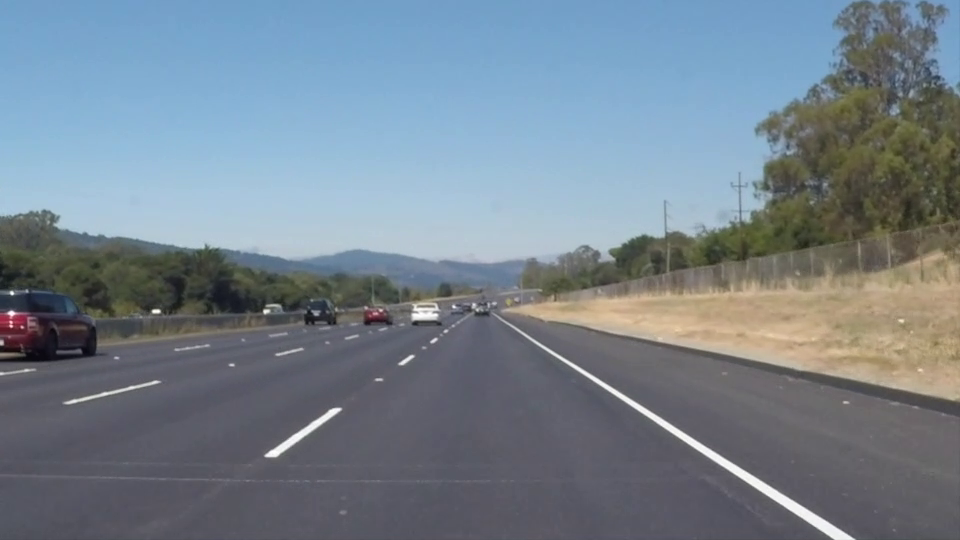
#> input picture frame 22 of Computer Vision Fundamentals/Finding Lane Project/solidWhiteRight.mp4, 960 x 540 px, given in place of solidYellowLeft.mp4, which was not available
$ python Find_lane_test.py
#> lines starting #> are read from the running program, lines starting #| are printed output that depends on the picture; after the words box and inside, x2 and y2 are one past the last pixel; in counts of white or black regions, pixels touching at a corner belong together; pictures that were not available may be replaced by others from this repository, and a replacement may not be noted
# Do relevant imports
import numpy as np
import cv2

# Read in and grayscale the image
vid = cv2.VideoCapture('solidYellowLeft.mp4')

# Read until video is completed

while (vid.isOpened()):

    # Capture frame-by-frame
    ret, frame = vid.read()
#> frame is the input picture: shape (540, 960, 3); mean B, G, R 141.9, 130.7, 117.7
    if ret == True:
        gray = cv2.cvtColor(frame, cv2.COLOR_RGB2GRAY)
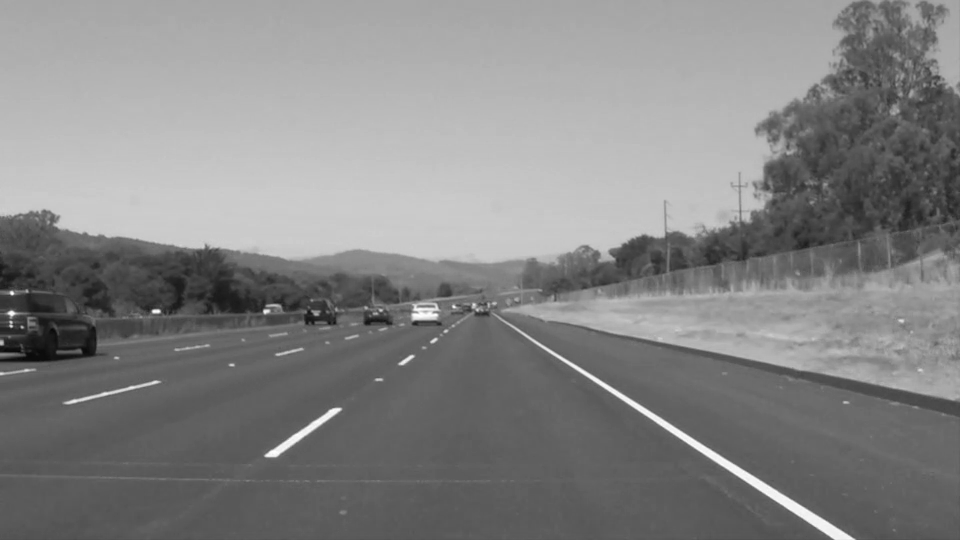
#> gray: shape (540, 960); min 6, max 255, mean 132.6
        # Define a kernel size and apply Gaussian smoothing
        kernel_size = 3
        blur_gray = cv2.GaussianBlur(gray, (kernel_size, kernel_size), 0)

        # Define our parameters for Canny and apply
        low_threshold = 75
        high_threshold = 225
        edges = cv2.Canny(blur_gray, low_threshold, high_threshold)
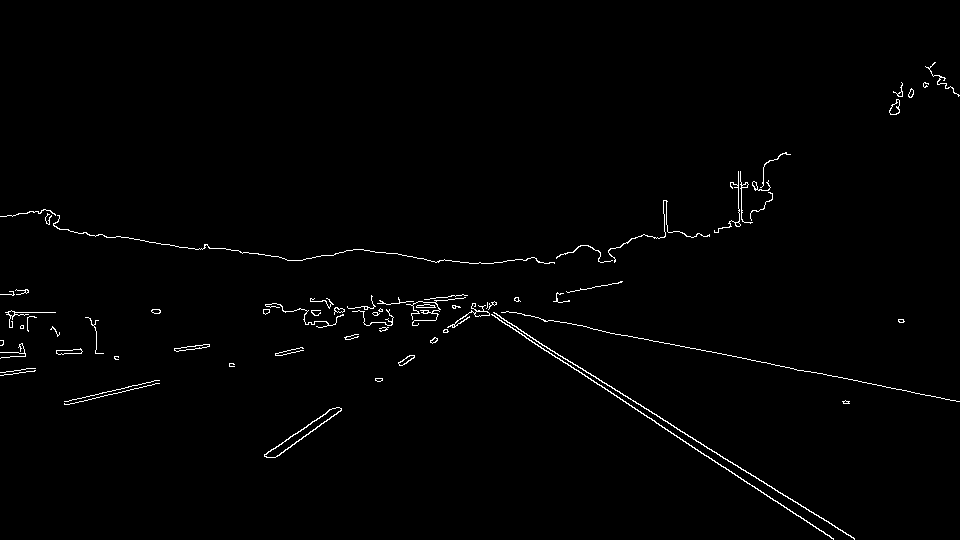
#> edges: shape (540, 960); 1.1% white in thin lines or dots, all inside (x1, y1, x2, y2) = (0, 62, 960, 540)


        # Next we'll create a masked edges image using cv2.fillPoly()
        mask = np.zeros_like(edges)
        ignore_mask_color = 255

        # This time we are defining a four sided polygon to mask
        imshape = frame.shape
#> imshape = (540, 960, 3)
        vertices = np.array([[(0,imshape[0]),(460, 320), (510, 320), (imshape[1],imshape[0])]], dtype=np.int32)
        cv2.fillPoly(mask, vertices, ignore_mask_color)
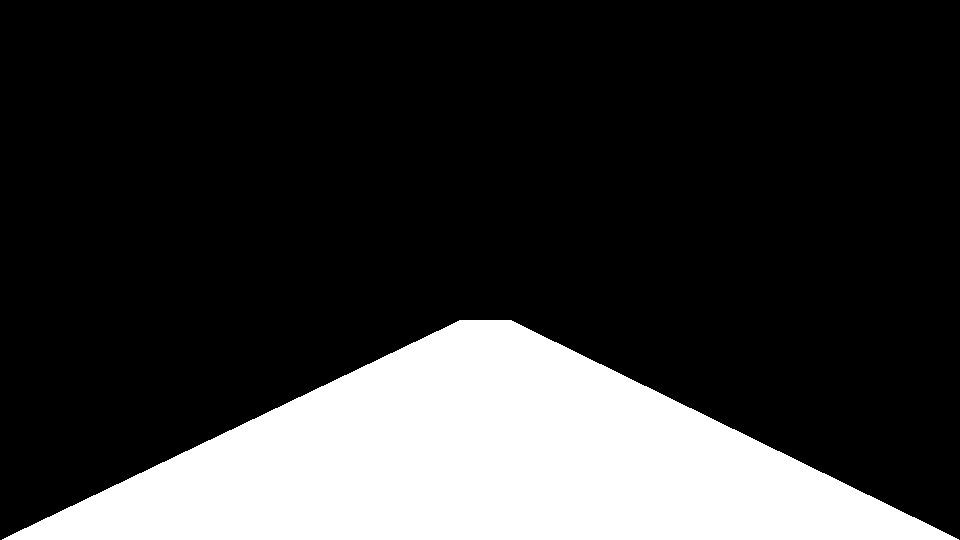
#> mask: shape (540, 960); 21.4% white; 1 white region, box (x1, y1, x2, y2) and area: (2, 320, 959, 540) 111114
        masked_edges = cv2.bitwise_and(edges, mask)
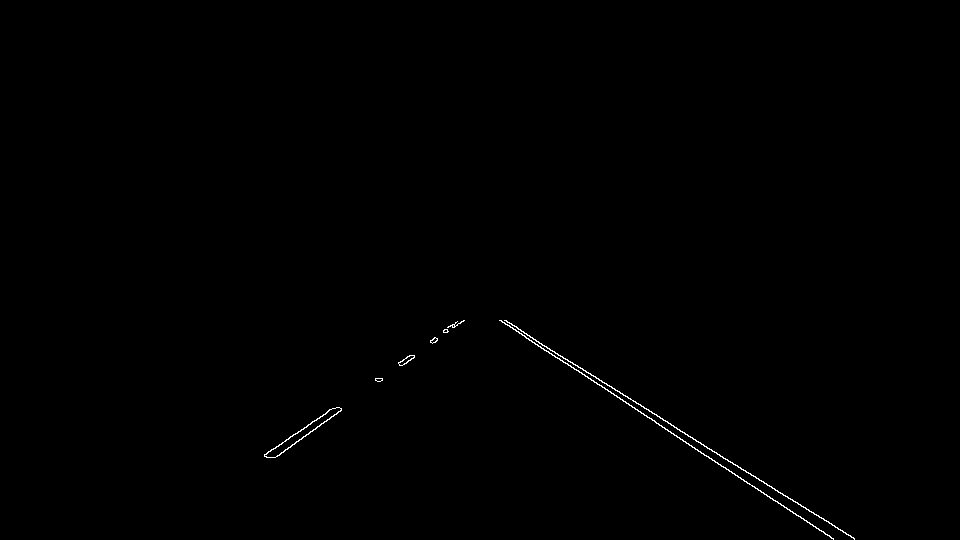
#> masked_edges: shape (540, 960); 0.29% white in thin lines or dots, all inside (x1, y1, x2, y2) = (264, 320, 855, 540)

        # Define the Hough transform parameters
        # Make a blank the same size as our image to draw on
        rho = 1  # distance resolution in pixels of the Hough grid
        theta = np.pi / 540  # angular resolution in radians of the Hough grid
        threshold = 30  # minimum number of votes (intersections in Hough grid cell)
        min_line_length = 45  # minimum number of pixels making up a line
        max_line_gap = 25  # maximum gap in pixels between connectable line segments
        line_image = np.copy(frame) * 0  # creating a blank to draw lines on
#> line_image: shape (540, 960, 3); every value is 0

        # Run Hough on edge detected image
        # Output "lines" is an array containing endpoints of detected line segments
        lines = cv2.HoughLinesP(masked_edges, rho, theta, threshold, np.array([]),
                                min_line_length, max_line_gap)
#> lines = [[500, 320, 833, 539], [567, 359, 854, 538], [507, 322, 854, 539], [380, 381, 463, 320], [375, 378, 454, 324], [264, 454, 334, 408], [279, 455, 341, 410], [275, 457, 341, 409], [501, 321, 831, 538], [777, 501, 833, 538]]
        y = 0
        # Iterate over the output "lines" and draw lines on a blank image

        def draw_line_robust(img, lines, color, thickness=10):

#> called with lines = array of shape (10, 1, 4), thickness = 15
            x_left = []
            y_left = []
            x_right = []
            y_right = []
            imshape = img.shape
#> imshape = (540, 960, 3)
            ysize = imshape[0]
#> ysize = 540
            ytop = int(0.62 * ysize)  # need y coordinates of the top and bottom of left and right lane
#> ytop = 334
            ybtm = int(ysize)  # to calculate x values once a line is found
#> ybtm = 540

            for line in lines:
                for x1, y1, x2, y2 in line:
                    slope = float(((y2 - y1) / (x2 - x1)))
                    if (slope < -0.3):  # if the line slope is greater than tan(26.52 deg), it is the left line
                        x_left.append(x1)
                        x_left.append(x2)
                        y_left.append(y1)
                        y_left.append(y2)
                    if (slope > 0.3):  # if the line slope is less than tan(153.48 deg), it is the right line
                        x_right.append(x1)
                        x_right.append(x2)
                        y_right.append(y1)
                        y_right.append(y2)
#> this loop made 10 passes
#> after the loop, x_left = [380, 463, 375, 454, 264, 334, 279, 341, 275, 341]; x_right = [500, 833, 567, 854, 507, 854, 501, 831, 777, 833]; y_left = [381, 320, 378, 324, 454, 408, 455, 410, 457, 409]; y_right = [320, 539, 359, 538, 322, 539, 321, 538, 501, 538]
            # only execute if there are points found that meet criteria, this eliminates borderline cases i.e. rogue frames
            if (x_left != []) & (x_right != []) & (y_left != []) & (y_right != []):
                left_line_coeffs = np.polyfit(x_left, y_left, 1)
#> left_line_coeffs = [-0.715, 650.4]
                left_xtop = int((ytop - left_line_coeffs[1]) / left_line_coeffs[0])
#> left_xtop = 442
                left_xbtm = int((ybtm - left_line_coeffs[1]) / left_line_coeffs[0])
#> left_xbtm = 154
                right_line_coeffs = np.polyfit(x_right, y_right, 1)
#> right_line_coeffs = [0.644, -3.01]
                right_xtop = int((ytop - right_line_coeffs[1]) / right_line_coeffs[0])
#> right_xtop = 523
                right_xbtm = int((ybtm - right_line_coeffs[1]) / right_line_coeffs[0])
#> right_xbtm = 843
                cv2.line(img, (left_xtop, ytop), (left_xbtm, ybtm), color, thickness)
                cv2.line(img, (right_xtop, ytop), (right_xbtm, ybtm), color, thickness)
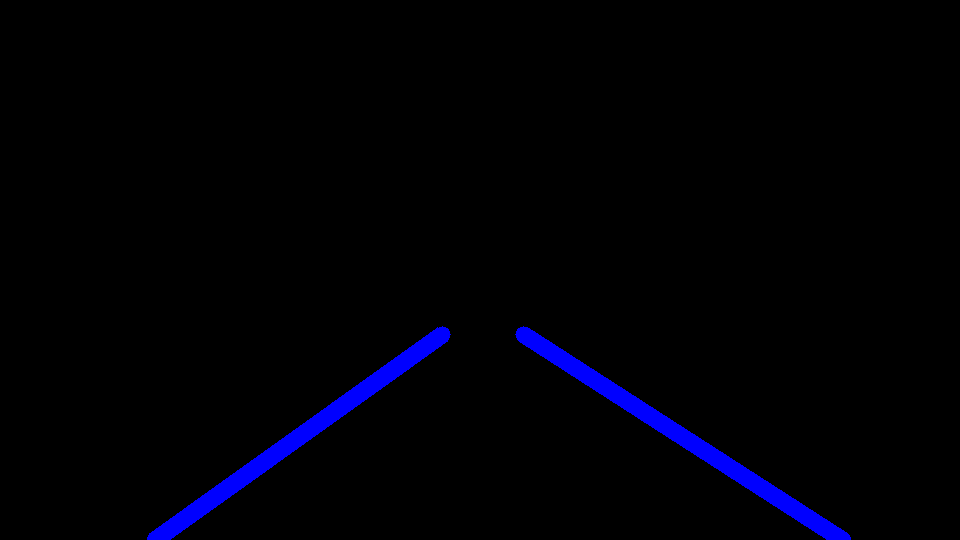
#> img: shape (540, 960, 3); mean B, G, R 6.3, 0, 0

        draw_line_robust(line_image,lines, [255, 0, 0], 15)

        # Create a "color" binary image to combine with line image
        color_edges = np.dstack((edges, edges, edges))

        # Draw the lines on the edge image
        lines_edges = cv2.addWeighted(color_edges, 0.8, line_image, 1, 0)
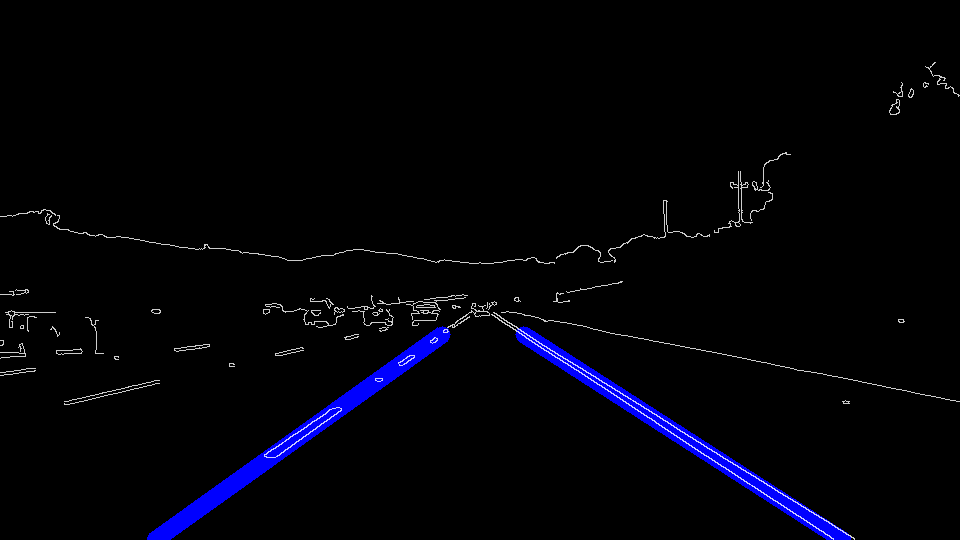
#> lines_edges: shape (540, 960, 3); mean of channels 0, 1, 2 7.9, 2.2, 2.2; drawn as B, G, R

        # show the video
        cv2.imshow('Frame', lines_edges)


        # Press Q on keyboard to  exit
        if cv2.waitKey(25) & 0xFF == ord('q'):
#> (key q is pressed here)
            break

    # Break the loop
    else:
        break

$ run again, starting later in the video
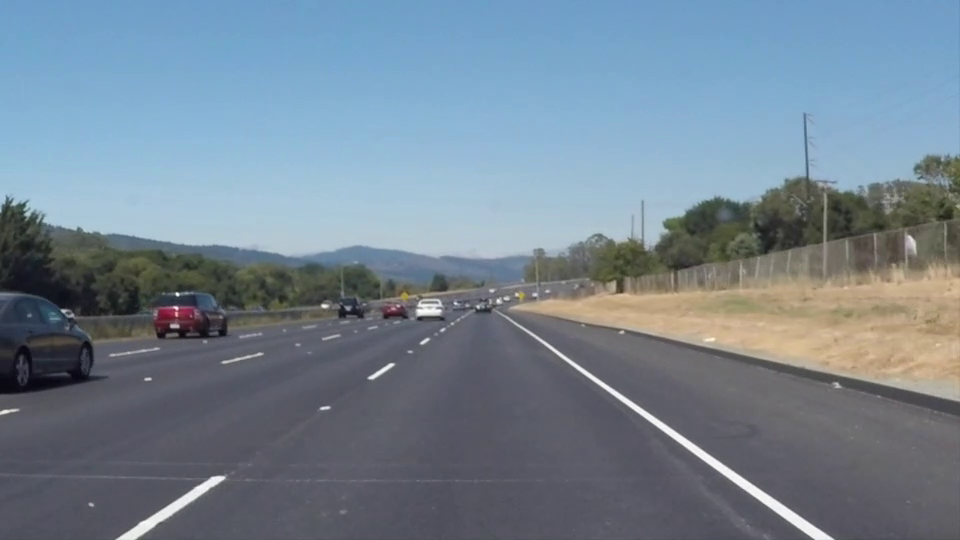
#> input picture frame 99 of Computer Vision Fundamentals/Finding Lane Project/solidWhiteRight.mp4, 960 x 540 px, given in place of solidYellowLeft.mp4, which was not available
#> frame is the input picture: shape (540, 960, 3); mean B, G, R 146, 132.3, 116.7
#> `edges = cv2.Canny(blur_gray, low_threshold, high_threshold)`:
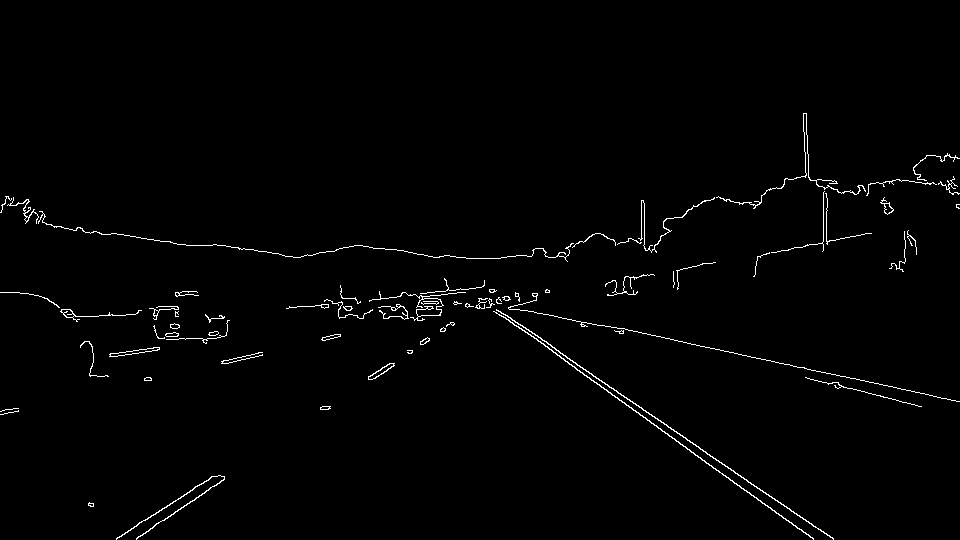
#> edges: shape (540, 960); 1.3% white in thin lines or dots, all inside (x1, y1, x2, y2) = (0, 113, 960, 540)
#> mask: shape (540, 960); 21.4% white; 1 white region, box (x1, y1, x2, y2) and area: (2, 320, 959, 540) 111114
#> masked_edges: shape (540, 960); 0.3% white in thin lines or dots, all inside (x1, y1, x2, y2) = (88, 320, 834, 540)
#> line_image: shape (540, 960, 3); every value is 0
#> lines = 14 rows, first 6: [521, 328, 803, 532], [515, 322, 833, 539], [136, 538, 224, 479], [116, 538, 214, 476], [560, 353, 818, 529], [509, 320, 716, 470]
#> the loop in draw_line_robust, `for line in lines:` made 14 passes
#> after the loop in draw_line_robust, `for line in lines:`: x_left = [136, 224, 116, 214, 136, 223, 137, 211, 374, 451, 368, 426, 368, 444, 117, 211]; x_right = [521, 803, 515, 833, 560, 818, 509, 716, 638, 813, 521, 575]; y_left = [538, 479, 538, 476, 539, 480, 524, 476, 378, 324, 376, 338, 377, 328, 537, 477]; y_right = [328, 532, 322, 539, 353, 529, 320, 470, 412, 539, 325, 362]
#> left_line_coeffs = [-0.655, 619.3]
#> left_xtop = 435
#> left_xbtm = 120
#> right_line_coeffs = [0.705, -40.22]
#> right_xtop = 530
#> right_xbtm = 823
#> `lines_edges = cv2.addWeighted(color_edges, 0.8, line_image, 1, 0)`:
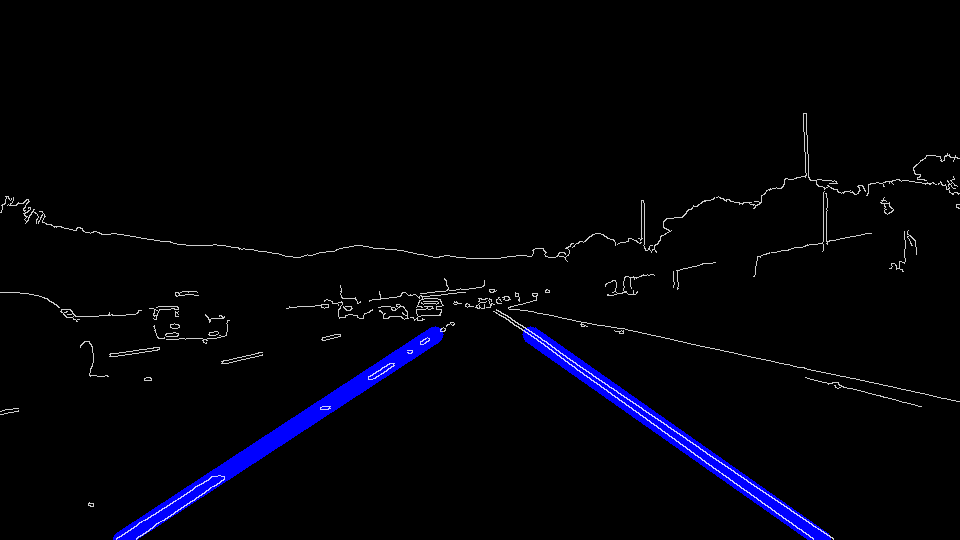
#> lines_edges: shape (540, 960, 3); mean of channels 0, 1, 2 8.3, 2.6, 2.6; drawn as B, G, R

$ run again, starting later in the video
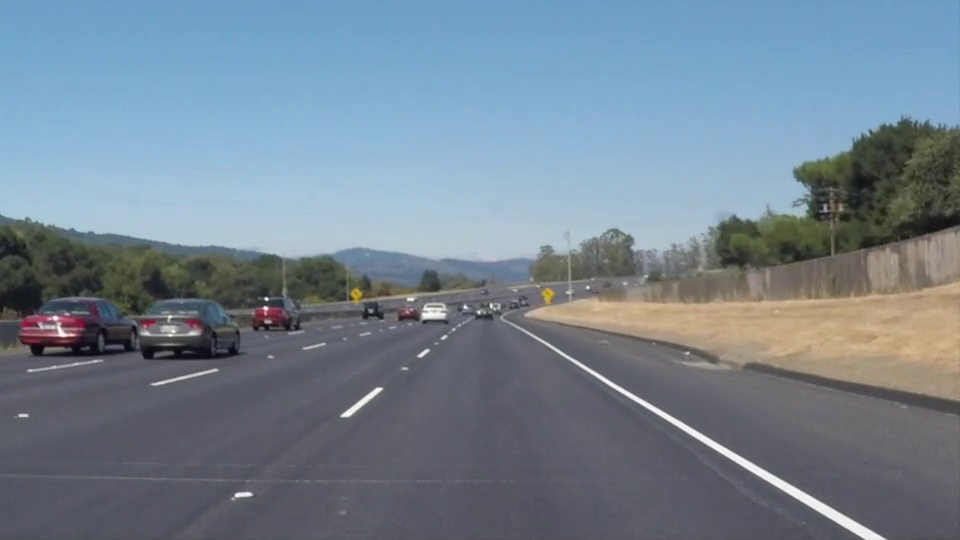
#> input picture frame 176 of Computer Vision Fundamentals/Finding Lane Project/solidWhiteRight.mp4, 960 x 540 px, given in place of solidYellowLeft.mp4, which was not available
#> frame is the input picture: shape (540, 960, 3); mean B, G, R 145.2, 131.6, 116.5
#> `edges = cv2.Canny(blur_gray, low_threshold, high_threshold)`:
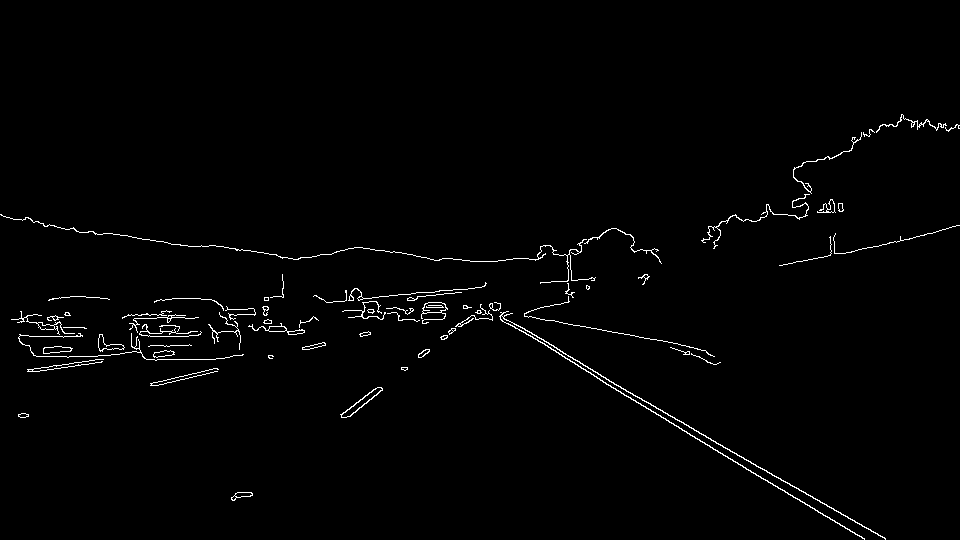
#> edges: shape (540, 960); 1.3% white in thin lines or dots, all inside (x1, y1, x2, y2) = (0, 114, 960, 540)
#> mask: shape (540, 960); 21.4% white; 1 white region, box (x1, y1, x2, y2) and area: (2, 320, 959, 540) 111114
#> masked_edges: shape (540, 960); 0.29% white in thin lines or dots, all inside (x1, y1, x2, y2) = (231, 320, 886, 540)
#> line_image: shape (540, 960, 3); every value is 0
#> lines = [[578, 366, 793, 497], [560, 351, 885, 539], [508, 323, 864, 539], [508, 320, 592, 369], [346, 417, 464, 323], [593, 371, 758, 467], [341, 414, 462, 321], [348, 416, 469, 320], [341, 416, 465, 320], [514, 323, 559, 349], [341, 415, 464, 320], [819, 500, 885, 538]]
#> the loop in draw_line_robust, `for line in lines:` made 12 passes
#> after the loop in draw_line_robust, `for line in lines:`: x_left = [346, 464, 341, 462, 348, 469, 341, 465, 341, 464]; x_right = [578, 793, 560, 885, 508, 864, 508, 592, 593, 758, 514, 559, 819, 885]; y_left = [417, 323, 414, 321, 416, 320, 416, 320, 415, 320]; y_right = [366, 497, 351, 539, 323, 539, 320, 369, 371, 467, 323, 349, 500, 538]
#> left_line_coeffs = [-0.779, 683.1]
#> left_xtop = 447
#> left_xbtm = 183
#> right_line_coeffs = [0.589, 21.7]
#> right_xtop = 530
#> right_xbtm = 879
#> `lines_edges = cv2.addWeighted(color_edges, 0.8, line_image, 1, 0)`:
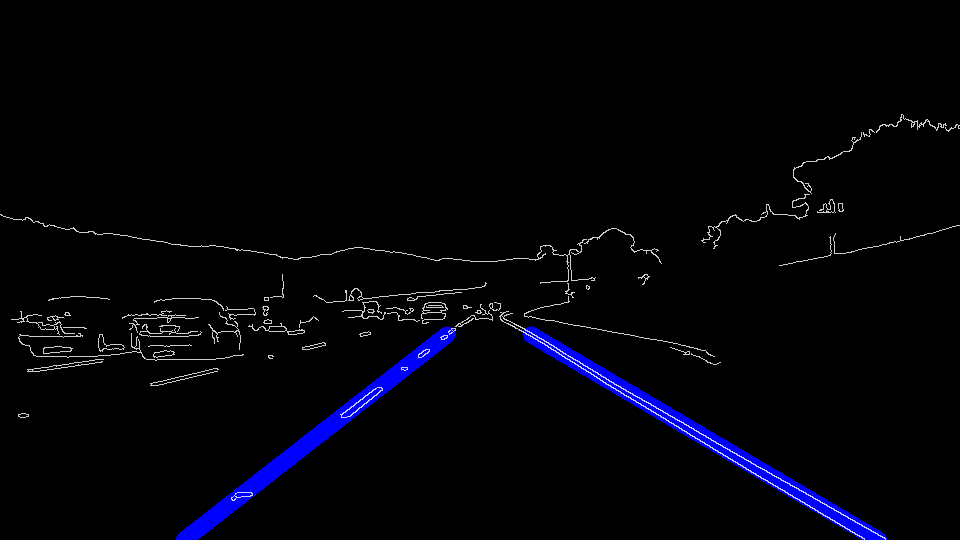
#> lines_edges: shape (540, 960, 3); mean of channels 0, 1, 2 8.4, 2.7, 2.7; drawn as B, G, R
